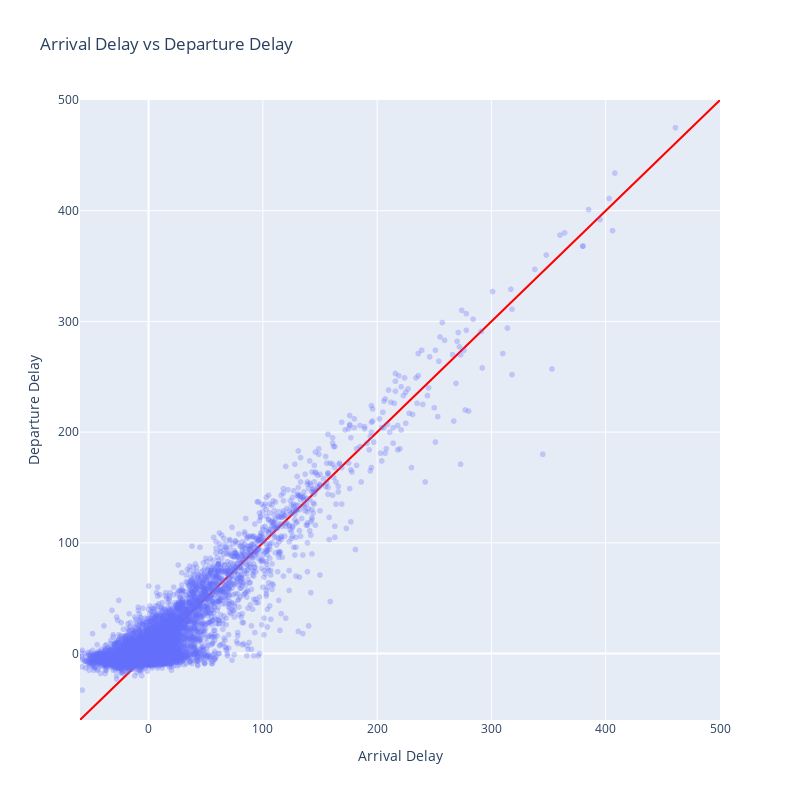

The cell this chart's notebook holds for it:
### Markdown cell above
There are many ways to customize the hover (mouse over) information in plotly. Let's experiment with the `hovermode` parameter. By default, it is set to `closest`. But we can set it to `x` or `y` and combine it with `unified` to create a highlight on the x or y axis, respectively. 

Alternatively, you can use the `showspikes` parameter of the x and y axis to customize the hover information:
* fig.update_xaxes(showspikes=True)
* fig.update_yaxes(showspikes=True)

### Code cell
fig = px.scatter(data, x="arr_delay", y="dep_delay", opacity=0.3,
                 title="Arrival Delay vs Departure Delay",
                 labels={"arr_delay": "Arrival Delay", "dep_delay": "Departure Delay"})

fig.add_trace(go.Scatter(x=[-60, 500], y=[-60, 500], mode='lines', line=dict(color='red')))

fig.update_layout(width=800, height=800,
                  xaxis=dict(range=[-60, 500]),
                  yaxis=dict(range=[-60, 500]),
                  showlegend=False,
                  hovermode="x unified")

fig.show()

### Figure 1 — Plotly figure (JSON) as saved in the notebook; plotly's stock layout.template omitted (floating-point values rounded to 4 significant figures; data arrays with more than 128 entries replaced by an {"elided": "..."} marker saying what was removed)
{"data": [{"hovertemplate": "Arrival Delay=%{x}<br>Departure Delay=%{y}<extra></extra>", "legendgroup": "", "marker": {"color": "#636efa", "opacity": 0.3, "symbol": "circle"}, "mode": "markers", "name": "", "showlegend": false, "type": "scattergl", "x": {"elided": "10000 float values"}, "xaxis": "x", "y": {"elided": "10000 float values"}, "yaxis": "y"}, {"line": {"color": "red"}, "mode": "lines", "type": "scatter", "x": [-60, 500], "y": [-60, 500]}], "layout": {"height": 800, "hovermode": "x unified", "legend": {"tracegroupgap": 0}, "showlegend": false, "title": {"text": "Arrival Delay vs Departure Delay"}, "width": 800, "xaxis": {"anchor": "y", "domain": [0, 1], "range": [-60, 500], "title": {"text": "Arrival Delay"}}, "yaxis": {"anchor": "x", "domain": [0, 1], "range": [-60, 500], "title": {"text": "Departure Delay"}}}}
